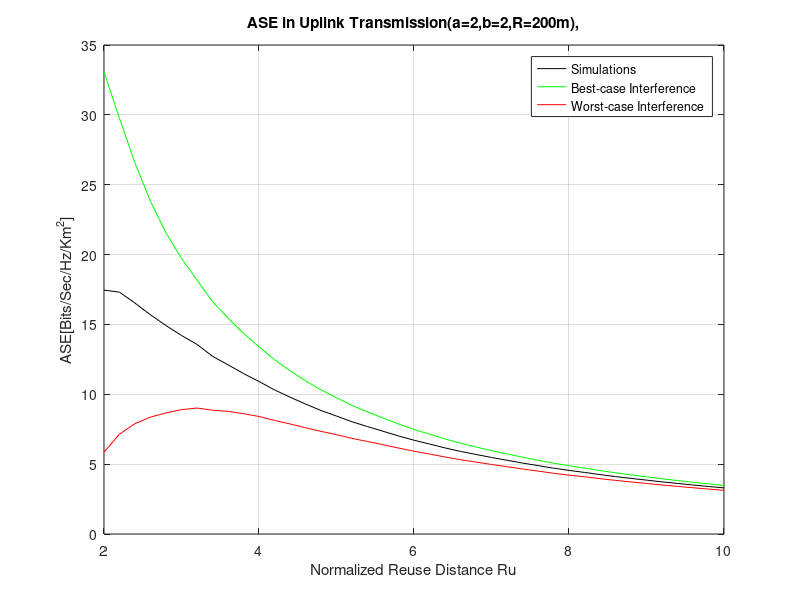

This chart was generated by the following MATLAB code:
%function Path_loss(bb)
R=0.2; %the cell radius(KM)
R0=0.02; %the closest distance the mobile can be from the the BS antenna
hB=0.01; % BS antenna height
hm=0.002; % mobile antenna height


fc=9*10^8; %carrier frequence
Ru_iteration=0; 
a=2;
b=2;
K=1;
St=1;
NI=6;
lamdac=(3*10^5)/fc; %calculate lamdac
g=(4*hB*hm)/lamdac; %calculate the break point of the pass-loss curve

for Ru=2:0.2:10;  % this is the normalized Ru
    D=Ru.*R; %reuse distance
    Ru_iteration=Ru_iteration+1;
    
    for i=1:1:10000; % repeat the process for 10,000 times
        %%%%%%%%%% STEP 1%%%%%
        u=rand(1,1);
        r= R0+(R - R0)*sqrt(u); % Step 1, the Random Distance of the user
        %%%%%%%%%%STEP 2%%%%%%%%%%%
        ui = rand(6,1);  %Step 2, ,6 means NI = 6
        vi = rand(6,1);  % Step 2,
        xi = R0+(R - R0)*sqrt(ui);  %the distance of the of the interferer UI
        thetai=2*pi*vi; %%the distance of the of the interferer UI
        
        %%%%%%%%%%STEP 3%%%%%%%%%%%
        
        %the actual distance of the interferer

        ri=(D*D+(xi).^2+(2*D*xi).*sin(thetai)).^(1/2); 

        
        %%%%%%%%%%STEP 4 & Step 5%%%%%%%%%%%
        Sd=(K/((r^a)*(1+r/g)^b))*St;
        %S_R_interfered  = K*S_transmitted./((ri.^a).*(1+ri/g).^b);
        S_R_interfered =(K./((ri.^a).*(1+ri./g).^b))*St; 
        SI=sum(S_R_interfered);
        gammad  = Sd/(sum(S_R_interfered));
        
        gammab=((((R*(Ru+1))/r)^a)*((g+(Ru+1)*R)/(g+r))^b)/NI;%the best case of gammad
        gammaw=((((R*(Ru-1))/r)^a)*((g+(Ru-1)*R)/(g+r))^b)/NI;%the worst case of gammad
        %%%%%%%%%% STETP 6 %%%%%%%%%%%
        Ae(Ru_iteration,i)=(4/(pi*(Ru.^2)*(R*R)))*(log2(1+gammad)); %the ASE of genera simulations
        Aeb(Ru_iteration,i)=(4/(pi*(Ru.^2)*(R*R)))*(log2(1+gammab)); % ASE of the best cas interference
        Aew(Ru_iteration,i)=(4/(pi*(Ru.^2)*(R*R)))*(log2(1+gammaw)); % ASE ofthe worst cas interference
        
        fun = @(r) exp(-x.^2).*log(x).^2;


    end
end
%%%%%%%% PLOT 
% 2 means we take the average value for the colums
aAe=mean(Ae,2); %the average of Ae after running 10000 times
aAeb=mean(Aeb,2); %the average of the best case after running 10000 times
aAew=mean(Aew,2); %the average of the worst case after running 10000 times
Ru=2:0.2:10;
figure()
plot(Ru,aAe,'k',Ru,aAeb,'g',Ru,aAew,'r');%set the best case is green,the worst line is red
legend('Simulations ','Best-case Interference','Worst-case Interference')
xlabel('Normalized Reuse Distance Ru');grid;
ylabel('ASE[Bits/Sec/Hz/Km^2]');
title('ASE in Uplink Transmission(a=2,b=2,R=200m),');
%end